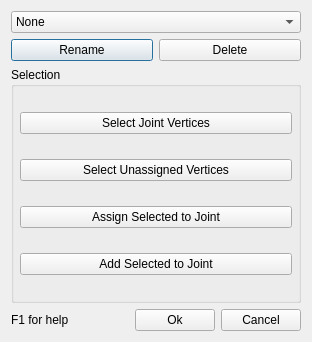
<?xml version="1.0" encoding="UTF-8"?>
<ui version="4.0">
 <class>JointWinBase</class>
 <widget class="QDialog" name="JointWinBase">
  <property name="geometry">
   <rect>
    <x>0</x>
    <y>0</y>
    <width>312</width>
    <height>342</height>
   </rect>
  </property>
  <property name="windowTitle">
   <string>Joints</string>
  </property>
  <layout class="QVBoxLayout">
   <property name="spacing">
    <number>6</number>
   </property>
   <property name="leftMargin">
    <number>11</number>
   </property>
   <property name="topMargin">
    <number>11</number>
   </property>
   <property name="rightMargin">
    <number>11</number>
   </property>
   <property name="bottomMargin">
    <number>11</number>
   </property>
   <item>
    <widget class="QComboBox" name="m_jointName">
     <item>
      <property name="text">
       <string>None</string>
      </property>
     </item>
    </widget>
   </item>
   <item>
    <layout class="QHBoxLayout">
     <property name="spacing">
      <number>6</number>
     </property>
     <property name="leftMargin">
      <number>0</number>
     </property>
     <property name="topMargin">
      <number>0</number>
     </property>
     <property name="rightMargin">
      <number>0</number>
     </property>
     <property name="bottomMargin">
      <number>0</number>
     </property>
     <item>
      <widget class="QPushButton" name="m_renameButton">
       <property name="text">
        <string>Rename</string>
       </property>
      </widget>
     </item>
     <item>
      <widget class="QPushButton" name="m_deleteButton">
       <property name="text">
        <string>Delete</string>
       </property>
      </widget>
     </item>
    </layout>
   </item>
   <item>
    <widget class="QGroupBox" name="GroupBox1">
     <property name="title">
      <string>Selection</string>
     </property>
     <layout class="QVBoxLayout">
      <property name="spacing">
       <number>6</number>
      </property>
      <property name="leftMargin">
       <number>6</number>
      </property>
      <property name="topMargin">
       <number>6</number>
      </property>
      <property name="rightMargin">
       <number>6</number>
      </property>
      <property name="bottomMargin">
       <number>6</number>
      </property>
      <item>
       <widget class="QPushButton" name="m_selectVerticesButton">
        <property name="text">
         <string>Select Joint Vertices</string>
        </property>
       </widget>
      </item>
      <item>
       <widget class="QPushButton" name="m_selectUnassignedButton">
        <property name="text">
         <string>Select Unassigned Vertices</string>
        </property>
       </widget>
      </item>
      <item>
       <widget class="QPushButton" name="m_assignVerticesButton">
        <property name="text">
         <string>Assign Selected to Joint</string>
        </property>
       </widget>
      </item>
      <item>
       <widget class="QPushButton" name="m_addVerticesButton">
        <property name="text">
         <string>Add Selected to Joint</string>
        </property>
       </widget>
      </item>
     </layout>
    </widget>
   </item>
   <item>
    <layout class="QHBoxLayout">
     <property name="leftMargin">
      <number>0</number>
     </property>
     <property name="topMargin">
      <number>0</number>
     </property>
     <property name="rightMargin">
      <number>0</number>
     </property>
     <property name="bottomMargin">
      <number>0</number>
     </property>
     <item>
      <widget class="QLabel" name="textLabel3">
       <property name="text">
        <string>F1 for help</string>
       </property>
       <property name="wordWrap">
        <bool>false</bool>
       </property>
      </widget>
     </item>
     <item>
      <spacer name="Spacer1">
       <property name="orientation">
        <enum>Qt::Horizontal</enum>
       </property>
       <property name="sizeType">
        <enum>QSizePolicy::Expanding</enum>
       </property>
       <property name="sizeHint" stdset="0">
        <size>
         <width>20</width>
         <height>20</height>
        </size>
       </property>
      </spacer>
     </item>
     <item>
      <widget class="QPushButton" name="m_okButton">
       <property name="text">
        <string>Ok</string>
       </property>
      </widget>
     </item>
     <item>
      <widget class="QPushButton" name="m_cancelButton">
       <property name="text">
        <string>Cancel</string>
       </property>
      </widget>
     </item>
    </layout>
   </item>
  </layout>
 </widget>
 <layoutdefault spacing="6" margin="11"/>
 <tabstops>
  <tabstop>m_jointName</tabstop>
  <tabstop>m_renameButton</tabstop>
  <tabstop>m_deleteButton</tabstop>
  <tabstop>m_selectVerticesButton</tabstop>
  <tabstop>m_selectUnassignedButton</tabstop>
  <tabstop>m_assignVerticesButton</tabstop>
  <tabstop>m_okButton</tabstop>
  <tabstop>m_cancelButton</tabstop>
 </tabstops>
 <resources/>
 <connections>
  <connection>
   <sender>m_okButton</sender>
   <signal>clicked()</signal>
   <receiver>JointWinBase</receiver>
   <slot>accept()</slot>
   <hints>
    <hint type="sourcelabel">
     <x>20</x>
     <y>20</y>
    </hint>
    <hint type="destinationlabel">
     <x>20</x>
     <y>20</y>
    </hint>
   </hints>
  </connection>
  <connection>
   <sender>m_cancelButton</sender>
   <signal>clicked()</signal>
   <receiver>JointWinBase</receiver>
   <slot>reject()</slot>
   <hints>
    <hint type="sourcelabel">
     <x>20</x>
     <y>20</y>
    </hint>
    <hint type="destinationlabel">
     <x>20</x>
     <y>20</y>
    </hint>
   </hints>
  </connection>
  <connection>
   <sender>m_jointName</sender>
   <signal>activated(int)</signal>
   <receiver>JointWinBase</receiver>
   <slot>jointNameSelected(int)</slot>
   <hints>
    <hint type="sourcelabel">
     <x>20</x>
     <y>20</y>
    </hint>
    <hint type="destinationlabel">
     <x>20</x>
     <y>20</y>
    </hint>
   </hints>
  </connection>
  <connection>
   <sender>m_renameButton</sender>
   <signal>clicked()</signal>
   <receiver>JointWinBase</receiver>
   <slot>renameClicked()</slot>
   <hints>
    <hint type="sourcelabel">
     <x>20</x>
     <y>20</y>
    </hint>
    <hint type="destinationlabel">
     <x>20</x>
     <y>20</y>
    </hint>
   </hints>
  </connection>
  <connection>
   <sender>m_selectVerticesButton</sender>
   <signal>clicked()</signal>
   <receiver>JointWinBase</receiver>
   <slot>selectVerticesClicked()</slot>
   <hints>
    <hint type="sourcelabel">
     <x>20</x>
     <y>20</y>
    </hint>
    <hint type="destinationlabel">
     <x>20</x>
     <y>20</y>
    </hint>
   </hints>
  </connection>
  <connection>
   <sender>m_selectUnassignedButton</sender>
   <signal>clicked()</signal>
   <receiver>JointWinBase</receiver>
   <slot>selectUnassignedClicked()</slot>
   <hints>
    <hint type="sourcelabel">
     <x>20</x>
     <y>20</y>
    </hint>
    <hint type="destinationlabel">
     <x>20</x>
     <y>20</y>
    </hint>
   </hints>
  </connection>
  <connection>
   <sender>m_assignVerticesButton</sender>
   <signal>clicked()</signal>
   <receiver>JointWinBase</receiver>
   <slot>assignVerticesClicked()</slot>
   <hints>
    <hint type="sourcelabel">
     <x>20</x>
     <y>20</y>
    </hint>
    <hint type="destinationlabel">
     <x>20</x>
     <y>20</y>
    </hint>
   </hints>
  </connection>
  <connection>
   <sender>m_addVerticesButton</sender>
   <signal>clicked()</signal>
   <receiver>JointWinBase</receiver>
   <slot>addVerticesClicked()</slot>
   <hints>
    <hint type="sourcelabel">
     <x>20</x>
     <y>20</y>
    </hint>
    <hint type="destinationlabel">
     <x>20</x>
     <y>20</y>
    </hint>
   </hints>
  </connection>
  <connection>
   <sender>m_deleteButton</sender>
   <signal>clicked()</signal>
   <receiver>JointWinBase</receiver>
   <slot>deleteClicked()</slot>
   <hints>
    <hint type="sourcelabel">
     <x>229</x>
     <y>70</y>
    </hint>
    <hint type="destinationlabel">
     <x>155</x>
     <y>170</y>
    </hint>
   </hints>
  </connection>
 </connections>
</ui>
